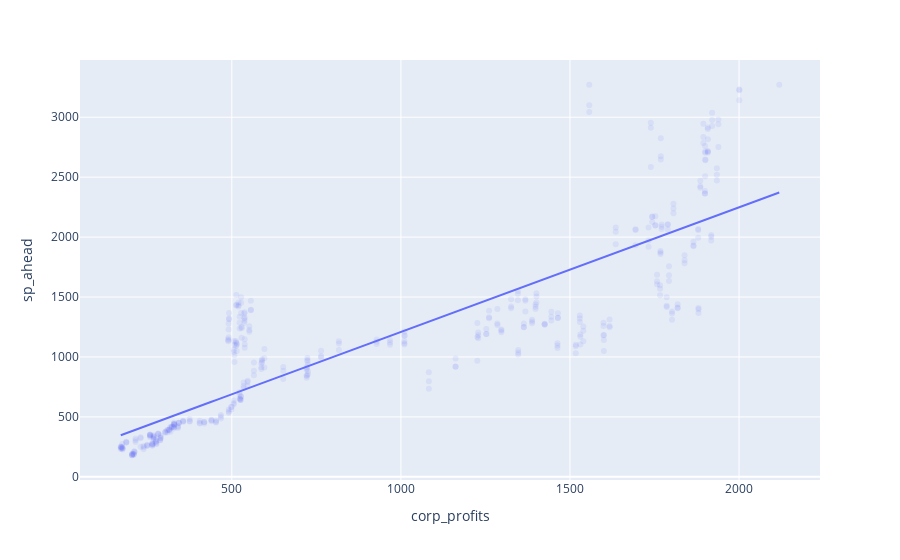
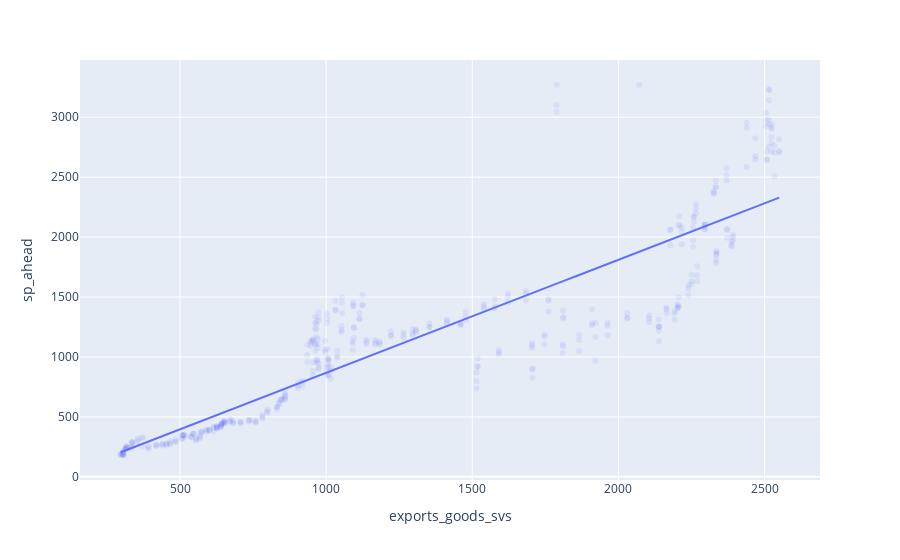
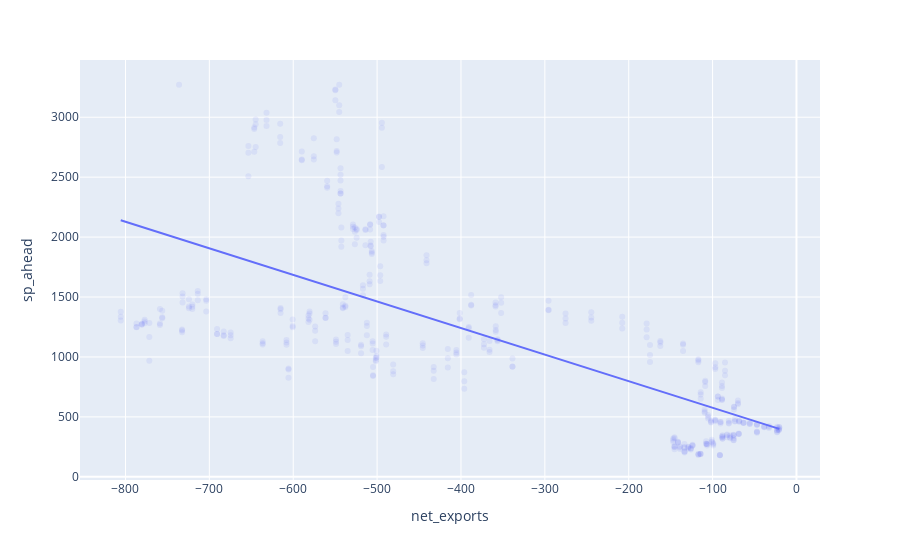
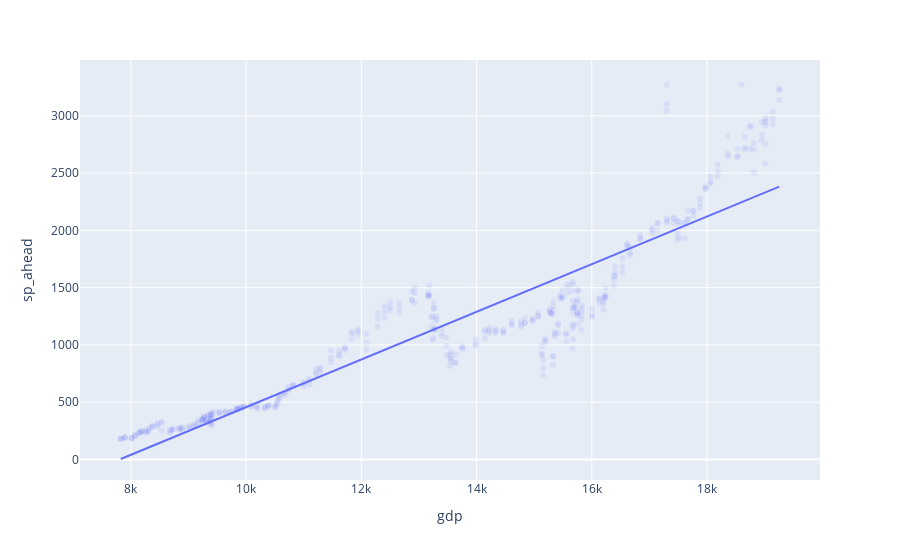

The cell these charts' notebook holds for them, in order:
### Code cell
for col in df.columns[:-4]:
    display(px.scatter(df, x=col, y='sp_ahead', trendline='ols', opacity=0.1))

### Figure 1 — Plotly figure (JSON) as saved in the notebook; plotly's stock layout.template omitted (floating-point values rounded to 4 significant figures; data arrays with more than 128 entries replaced by an {"elided": "..."} marker saying what was removed)
{"data": [{"hovertemplate": "corp_profits=%{x}<br>sp_ahead=%{y}<extra></extra>", "legendgroup": "", "marker": {"color": "#636efa", "opacity": 0.1, "symbol": "circle"}, "mode": "markers", "name": "", "orientation": "v", "showlegend": false, "type": "scatter", "x": {"elided": "427 float values"}, "xaxis": "x", "y": {"elided": "427 float values"}, "yaxis": "y"}, {"hovertemplate": "<b>OLS trendline</b><br>sp_ahead = 1.03995 * corp_profits + 168.847<br>R<sup>2</sup>=0.742448<br><br>corp_profits=%{x}<br>sp_ahead=%{y} <b>(trend)</b><extra></extra>", "legendgroup": "", "marker": {"color": "#636efa", "symbol": "circle"}, "mode": "lines", "name": "", "showlegend": false, "type": "scatter", "x": {"elided": "427 float values"}, "xaxis": "x", "y": {"elided": "427 float values"}, "yaxis": "y"}], "layout": {"legend": {"tracegroupgap": 0}, "margin": {"t": 60}, "xaxis": {"anchor": "y", "domain": [0, 1], "title": {"text": "corp_profits"}}, "yaxis": {"anchor": "x", "domain": [0, 1], "title": {"text": "sp_ahead"}}}}

### Figure 2 — Plotly figure (JSON) as saved in the notebook; plotly's stock layout.template omitted (floating-point values rounded to 4 significant figures; data arrays with more than 128 entries replaced by an {"elided": "..."} marker saying what was removed)
{"data": [{"hovertemplate": "exports_goods_svs=%{x}<br>sp_ahead=%{y}<extra></extra>", "legendgroup": "", "marker": {"color": "#636efa", "opacity": 0.1, "symbol": "circle"}, "mode": "markers", "name": "", "orientation": "v", "showlegend": false, "type": "scatter", "x": {"elided": "427 float values"}, "xaxis": "x", "y": {"elided": "427 float values"}, "yaxis": "y"}, {"hovertemplate": "<b>OLS trendline</b><br>sp_ahead = 0.943244 * exports_goods_svs + -75.6352<br>R<sup>2</sup>=0.796884<br><br>exports_goods_svs=%{x}<br>sp_ahead=%{y} <b>(trend)</b><extra></extra>", "legendgroup": "", "marker": {"color": "#636efa", "symbol": "circle"}, "mode": "lines", "name": "", "showlegend": false, "type": "scatter", "x": {"elided": "427 float values"}, "xaxis": "x", "y": {"elided": "427 float values"}, "yaxis": "y"}], "layout": {"legend": {"tracegroupgap": 0}, "margin": {"t": 60}, "xaxis": {"anchor": "y", "domain": [0, 1], "title": {"text": "exports_goods_svs"}}, "yaxis": {"anchor": "x", "domain": [0, 1], "title": {"text": "sp_ahead"}}}}

### Figure 3 — Plotly figure (JSON) as saved in the notebook; plotly's stock layout.template omitted (floating-point values rounded to 4 significant figures; data arrays with more than 128 entries replaced by an {"elided": "..."} marker saying what was removed)
{"data": [{"hovertemplate": "net_exports=%{x}<br>sp_ahead=%{y}<extra></extra>", "legendgroup": "", "marker": {"color": "#636efa", "opacity": 0.1, "symbol": "circle"}, "mode": "markers", "name": "", "orientation": "v", "showlegend": false, "type": "scatter", "x": {"elided": "427 float values"}, "xaxis": "x", "y": {"elided": "427 float values"}, "yaxis": "y"}, {"hovertemplate": "<b>OLS trendline</b><br>sp_ahead = -2.21703 * net_exports + 354.136<br>R<sup>2</sup>=0.500593<br><br>net_exports=%{x}<br>sp_ahead=%{y} <b>(trend)</b><extra></extra>", "legendgroup": "", "marker": {"color": "#636efa", "symbol": "circle"}, "mode": "lines", "name": "", "showlegend": false, "type": "scatter", "x": {"elided": "427 float values"}, "xaxis": "x", "y": {"elided": "427 float values"}, "yaxis": "y"}], "layout": {"legend": {"tracegroupgap": 0}, "margin": {"t": 60}, "xaxis": {"anchor": "y", "domain": [0, 1], "title": {"text": "net_exports"}}, "yaxis": {"anchor": "x", "domain": [0, 1], "title": {"text": "sp_ahead"}}}}

### Figure 4 — Plotly figure (JSON) as saved in the notebook; plotly's stock layout.template omitted (floating-point values rounded to 4 significant figures; data arrays with more than 128 entries replaced by an {"elided": "..."} marker saying what was removed)
{"data": [{"hovertemplate": "gdp=%{x}<br>sp_ahead=%{y}<extra></extra>", "legendgroup": "", "marker": {"color": "#636efa", "opacity": 0.1, "symbol": "circle"}, "mode": "markers", "name": "", "orientation": "v", "showlegend": false, "type": "scatter", "x": {"elided": "427 float values"}, "xaxis": "x", "y": {"elided": "427 float values"}, "yaxis": "y"}, {"hovertemplate": "<b>OLS trendline</b><br>sp_ahead = 0.207984 * gdp + -1622.86<br>R<sup>2</sup>=0.845930<br><br>gdp=%{x}<br>sp_ahead=%{y} <b>(trend)</b><extra></extra>", "legendgroup": "", "marker": {"color": "#636efa", "symbol": "circle"}, "mode": "lines", "name": "", "showlegend": false, "type": "scatter", "x": {"elided": "427 float values"}, "xaxis": "x", "y": {"elided": "427 float values"}, "yaxis": "y"}], "layout": {"legend": {"tracegroupgap": 0}, "margin": {"t": 60}, "xaxis": {"anchor": "y", "domain": [0, 1], "title": {"text": "gdp"}}, "yaxis": {"anchor": "x", "domain": [0, 1], "title": {"text": "sp_ahead"}}}}
